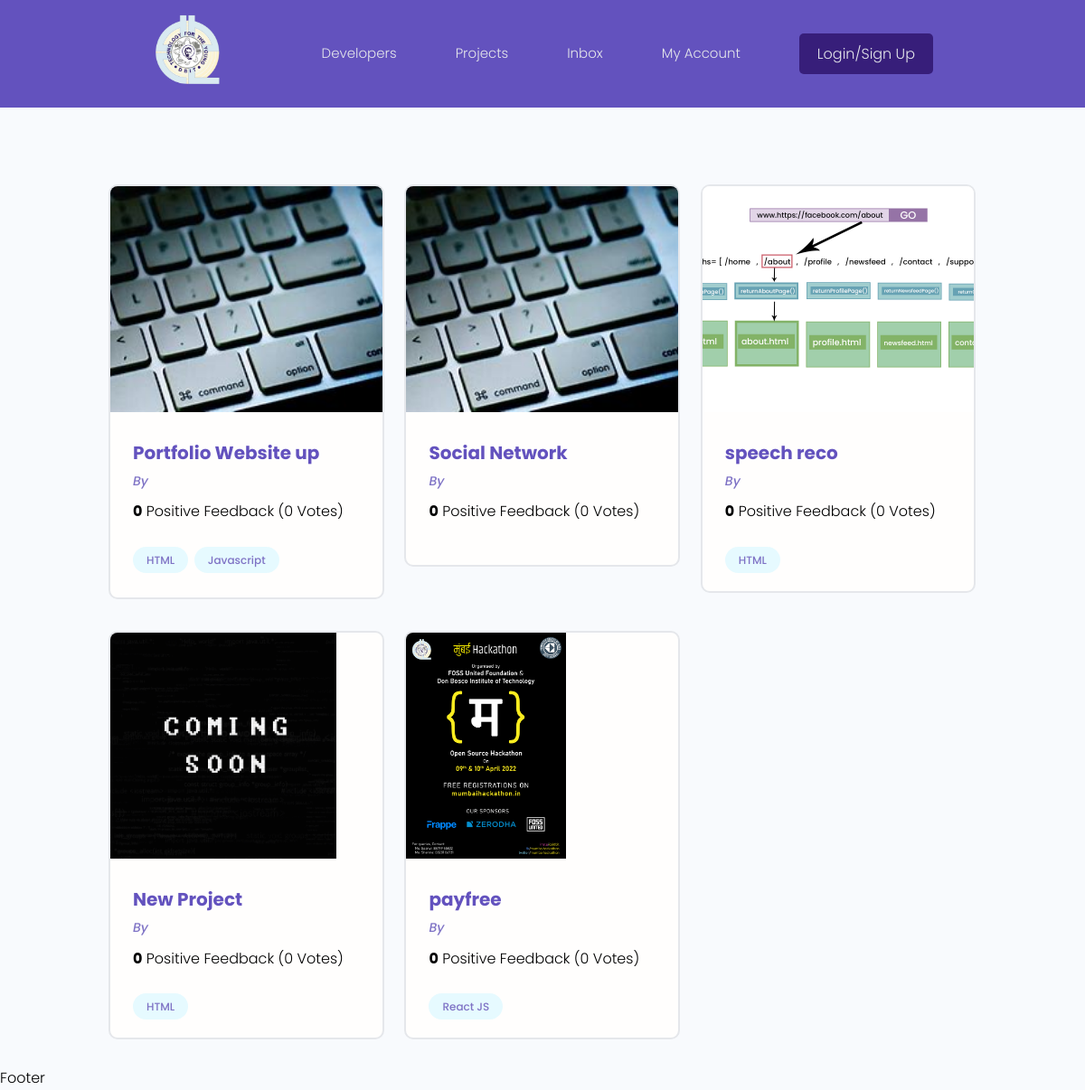
Page /projects/ on the earlier database version.
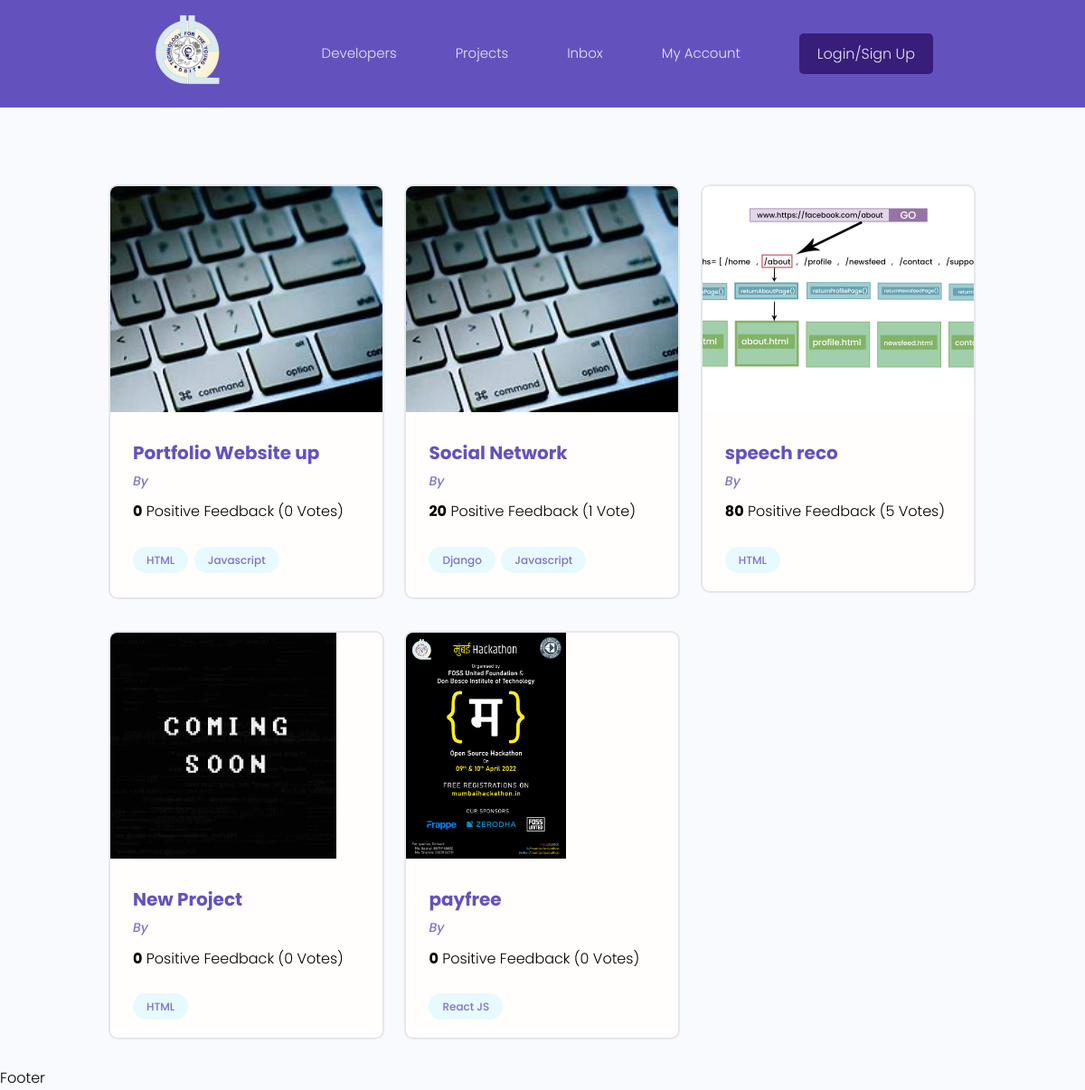
Same page on the later database version.
### projects/models.py (models this page shows, shortened)
class Project(models.Model):
    owner = models.ForeignKey(Profile , null = True , blank = True , on_delete = models.SET_NULL)
    title = models.CharField(max_length=200)
    description = models.TextField(null=True, blank=True)
    featured_image = models.ImageField(null= True , blank=True,default = "default_project.jpg")
    demo_link = models.CharField(max_length=2000,null=True,blank=True)
    source_link = models.CharField(max_length=2000,null=True, blank=True)
    tags = models.ManyToManyField('Tag',blank = True)
    vote_total = models.IntegerField(default=0,null=True,blank= True)
    vote_ratio = models.IntegerField(default=0,null=True,blank= True)
    created = models.DateTimeField(auto_now_add=True)
    id = models.UUIDField(default=uuid.uuid4, unique=True,primary_key=True, editable=False)

class Tag(models.Model):
    name = models.CharField(max_length=200)
    created = models.DateTimeField(auto_now_add=True)
    id = models.UUIDField(default=uuid.uuid4, unique=True,primary_key=True, editable=False)
    def __str__(self):
        return self.name

### projects/views.py (the view)
# urls.py: path('projects/', include('projects.urls')),
def projects(request):
    projects = Project.objects.all()
    context ={ 'projects': projects}
    return render(request,'projects/projects.html',context)

### projects/templates/projects/projects.html
{% extends 'main.html' %}
{% block content %}
<main class="projects">
  <section class="projectsList">
    <div class="container">
      <div class="grid grid--three">
        {% for project in projects %}
        <div class="column">
          <div class="card project">
            <a href="{% url 'project' project.id %}" class="project">
              <img class="project__thumbnail" src="{{project.featured_image.url}}" alt="project thumbnail" />
              <div class="card__body">
                <h3 class="project__title">{{project.title}}</h3>
                <p><a class="project__author" href="{% url 'project' project.id %}">By {{project.owner.name}}</a></p>
                <p class="project--rating">
                  <span style="font-weight: bold;">{{project.vote_ratio}}</span> Positive
                  Feedback ({{project.vote_total}} Vote{{project.vote_total|pluralize:"s"}})
                </p>
                <div class="project__tags">
                  {% for tag in project.tags.all %}
                  <span class="tag tag--pill tag--main">
                    <small>{{tag}}</small>
                  </span>
                  {% endfor %}
                </div>
              </div>
            </a>
          </div>
        </div>
        {% endfor %}
      </div>
    </div>
  </section>
</main>
{% endblock content %}

Differences in the rows shown:
changed Project "Social Network": gains Tag (name "Django"); vote_ratio "0" → "20"; vote_total "0" → "1"; gains Tag (name "Javascript")
changed Project "speech reco": vote_ratio "0" → "80"; vote_total "0" → "5"
